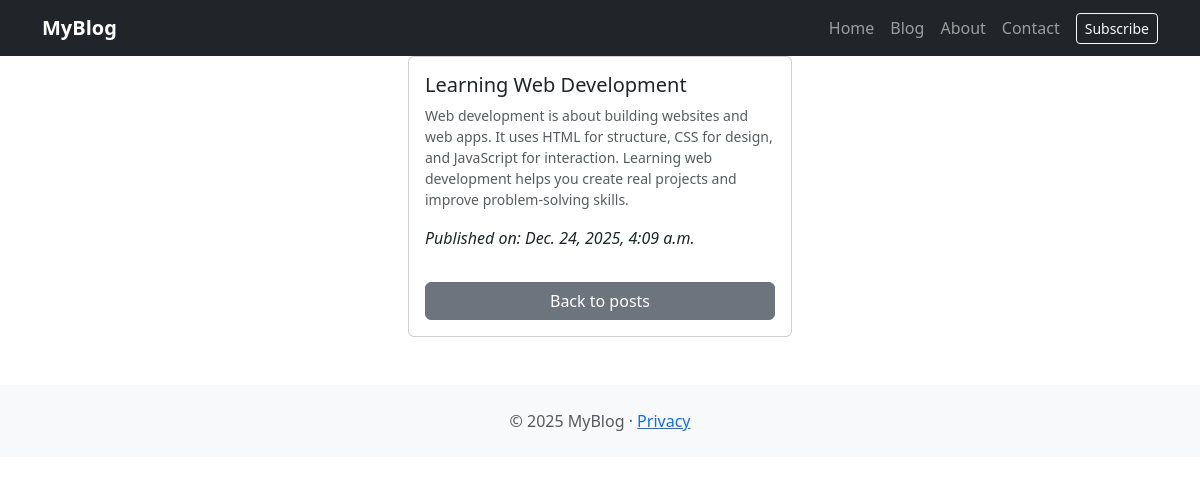
The app's page /post/4/ with its own data.
### blog/models.py (models this page shows, shortened)
class Post(models.Model):
    title = models.CharField(max_length=200)
    content = models.TextField()
    auther = models.CharField(max_length=100)
    created_at = models.DateTimeField(auto_now_add=True)
    updated_at = models.DateTimeField(auto_now=True)

### blog/views.py (the view)
# urls.py: path('post/<int:post_id>/', views.post_detail, name='post_detail'),
def post_detail(request, post_id):
    post = Post.objects.get(id=post_id)
    return render(request, 'post_detail.html', {'post': post})

### blog/templates/post_detail.html
{% extends 'base.html' %}
{% block content %}
    <div class="row justify-content-center">
        <div class="col-md-6 col-lg-4">
            <div class="card h-100">
                <div class="card-body d-flex flex-column">
                    <h5 class="card-title">{{ post.title }}</h5>
                    <p class="text-muted small">{{ post.content }}</p>
                    <p class="card-text flex-grow-1"><em>Published on: {{ post.created_at }}</em></p>
                    <a href="{% url 'post_list' %}" class="btn btn-secondary mt-3">
                        Back to posts
                    </a>
                </div>
            </div>
        </div>
    </div>
{% endblock %}

### records on screen
Post: title "Learning Web Development", content "Web development is about building websites and web apps. It uses HTML for structure, CSS for design, and JavaScript for interaction. Learning web development helps you create real projects and improve problem-solving skills.", created_at "Dec. 24, 2025, 4:09 a.m."
